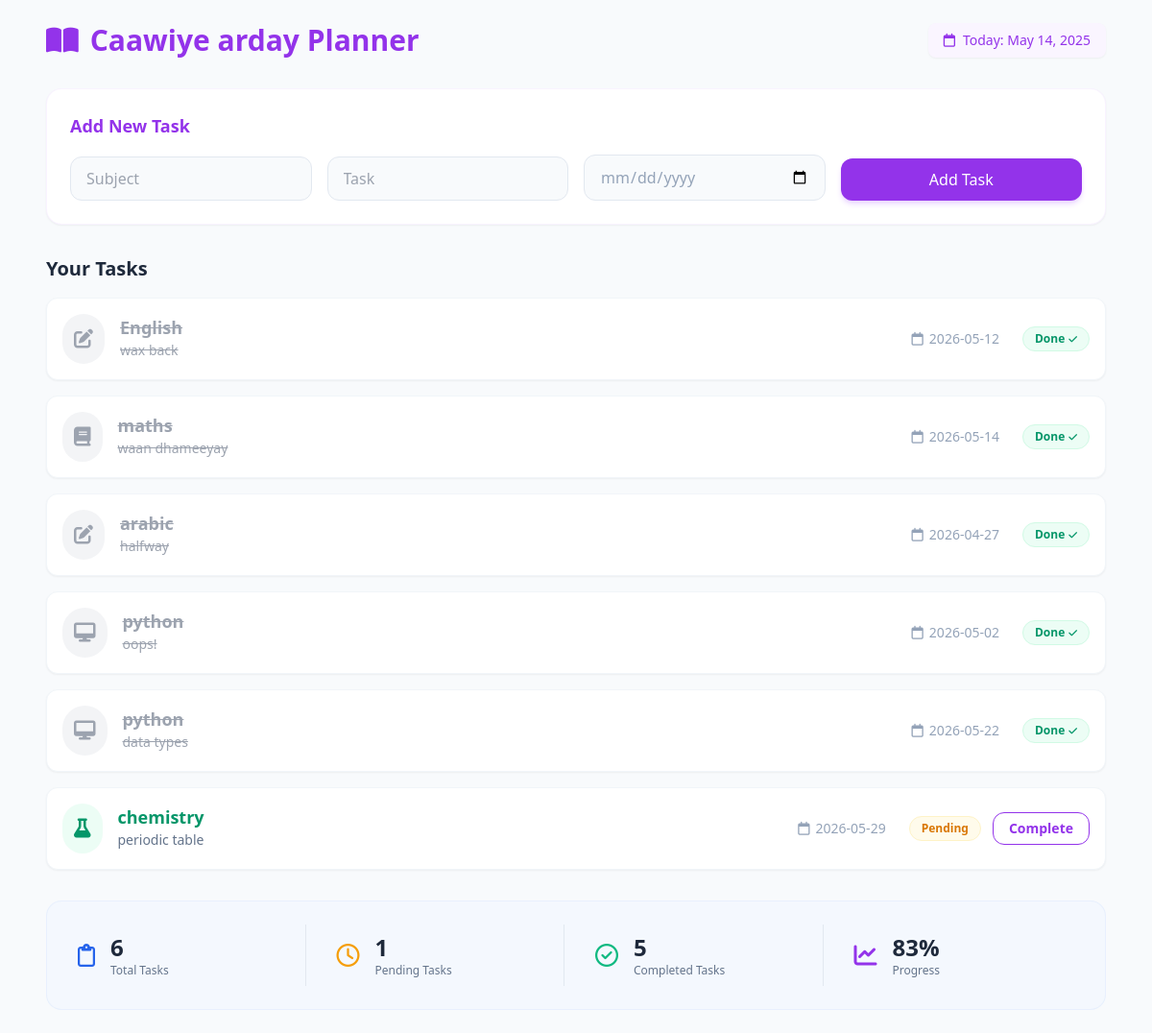
The page / on the database its author committed.
### tables this page shows
CREATE TABLE tasks (
        id INTEGER PRIMARY KEY AUTOINCREMENT,
        subject TEXT,
        task TEXT,
        deadline TEXT,
        completed INTEGER DEFAULT 0
    );

### app.py (the view)
@app.route("/")
def index():
    conn = sqlite3.connect("database.db")
    c = conn.cursor()
    c.execute("SELECT * FROM tasks")
    tasks = c.fetchall()
    c.execute("SELECT COUNT(*) FROM tasks")
    total_tasks = c.fetchone()[0]
    c.execute("SELECT COUNT(*) FROM tasks WHERE completed = 0")
    pending_tasks = c.fetchone()[0]
    c.execute("SELECT COUNT(*) FROM tasks WHERE completed = 1")
    completed_tasks = c.fetchone()[0]
    progress = 0
    if total_tasks > 0:
        progress = int((completed_tasks / total_tasks) * 100)
    conn.close()
    return render_template(
        "index.html",
        tasks=tasks,
        total=total_tasks,
        pending=pending_tasks,
        completed_tasks=completed_tasks,
        progress=progress
    )

### templates/index.html (shortened to what this page needs)
<!DOCTYPE html>
<html lang="en">
<head>
    <script src="https://cdn.tailwindcss.com"></script>
    <link rel="stylesheet" href="https://cdnjs.cloudflare.com/ajax/libs/font-awesome/6.4.0/css/all.min.css">
</head>
<body class="bg-slate-50 font-sans min-h-screen text-slate-700">
    <div class="max-w-6xl mx-auto p-6">
        <header class="flex justify-between items-center mb-8">
            <div class="flex items-center space-x-3 text-purple-600">
                <i class="fa-solid fa-book-open text-3xl"></i>
                <h1 class="text-3xl font-bold">Caawiye arday Planner</h1>
            </div>
            <div
                class="bg-purple-50 text-purple-600 px-4 py-2 rounded-lg font-medium flex items-center space-x-2 shadow-sm text-sm">
                <i class="fa-regular fa-calendar"></i>
                <span>Today: May 14, 2025</span>
            </div>
        </header>
        <section class="bg-white p-6 rounded-2xl shadow-sm border border-purple-100/50 mb-8">
            <h2 class="text-lg font-semibold text-purple-600 mb-4">Add New Task</h2>
            <form action="/add" method="POST" class="grid grid-cols-1 md:grid-cols-4 gap-4 items-end">
                <div>
                    <input type="text" name="subject" placeholder="Subject" required
                        class="w-full px-4 py-2.5 bg-slate-50 border border-slate-200 rounded-xl focus:outline-none focus:border-purple-500 transition">
                </div>
                <div>
                    <input type="text" name="task" placeholder="Task" required
                        class="w-full px-4 py-2.5 bg-slate-50 border border-slate-200 rounded-xl focus:outline-none focus:border-purple-500 transition">
                </div>
                <div>
                    <input type="date" name="deadline" required
                        class="w-full px-4 py-2.5 bg-slate-50 border border-slate-200 rounded-xl text-slate-400 focus:outline-none focus:border-purple-500 transition">
                </div>
                <button type="submit"
                    class="w-full bg-purple-600 text-white font-medium py-2.5 rounded-xl hover:bg-purple-700 shadow-md shadow-purple-200 transition">
                    Add Task
                </button>
            </form>
        </section>
        <section class="mb-8">
            <h2 class="text-xl font-bold mb-4 text-slate-800">Your Tasks</h2>
            <div class="space-y-4">
                {% for task in tasks %}
                <div
                    class="bg-white p-4 rounded-xl border border-slate-100 shadow-sm flex flex-col sm:flex-row justify-between items-start sm:items-center gap-4">
                    <div class="flex items-start space-x-4">
                        <div class="p-3 rounded-full
                            {% if task[4] == 1 %} bg-gray-100 text-gray-400
                            {% elif 'math' in task[1]|lower %} bg-purple-50 text-purple-600
                            {% elif 'chem' in task[1]|lower %} bg-emerald-50 text-emerald-600
                            {% elif 'pyth' in task[1]|lower or 'comp' in task[1]|lower %} bg-blue-50 text-blue-600
                            {% else %} bg-cyan-50 text-cyan-600 {% endif %}">
                            <i
                                class="fa-solid {% if 'math' in task[1]|lower %}fa-book{% elif 'chem' in task[1]|lower %}fa-flask{% elif 'pyth' in task[1]|lower or 'comp' in task[1]|lower %}fa-desktop{% else %}fa-pen-to-square{% endif %} text-xl"></i>
                        </div>
                        <div>
                            <h3
                                class="font-bold text-lg
                                {% if task[4] == 1 %} text-gray-400 line-through {% elif 'math' in task[1]|lower %} text-purple-600 {% elif 'chem' in task[1]|lower %} text-emerald-600 {% elif 'pyth' in task[1]|lower or 'comp' in task[1]|lower %} text-blue-600 {% else %} text-cyan-600 {% endif %}">
                                {{ task[1] }}
                            </h3>
                            <p
                                class="text-sm {% if task[4] == 1 %} text-gray-400 line-through {% else %} text-slate-500 {% endif %}">
                                {{ task[2] }}</p>
                        </div>
                    </div>
                    <div class="flex items-center space-x-6 w-full sm:w-auto justify-between sm:justify-end">
                        <span class="text-sm text-slate-400 flex items-center space-x-1.5">
                            <i class="fa-regular fa-calendar"></i>
                            <span>{{ task[3] }}</span>
                        </span>
                        <div class="flex items-center space-x-3">
                            {% if task[4] == 0 %}
                            <span
                                class="bg-amber-50 text-amber-600 px-3 py-1 rounded-full text-xs font-semibold border border-amber-100">Pending</span>
                            <a href="/complete/{{ task[0] }}"
                                class="border border-purple-600 text-purple-600 px-4 py-1.5 rounded-xl text-sm font-semibold hover:bg-purple-50 transition">Complete</a>
                            {% else %}
                            <span
                                class="bg-emerald-50 text-emerald-600 px-3 py-1 rounded-full text-xs font-semibold border border-emerald-100 flex items-center space-x-1">
                                <span>Done</span> <i class="fa-solid fa-check text-[10px]"></i>
                            </span>
                            {% endif %}
                        </div>
                    </div>
                </div>
                {% endfor %}
            </div>
        </section>
        <footer
            class="bg-blue-50/50 border border-blue-100/50 rounded-2xl p-6 grid grid-cols-2 md:grid-cols-4 gap-6 text-center md:text-left">
            <div
                class="flex flex-col md:flex-row items-center md:space-x-4 p-2 md:border-r border-slate-200 last:border-0">
                <i class="fa-regular fa-clipboard text-blue-600 text-2xl mb-2 md:mb-0"></i>
                <div>
                    <div class="text-2xl font-bold text-slate-800">{{ total }}</div>
                    <div class="text-xs text-slate-500 font-medium">Total Tasks</div>
                </div>
            </div>
            <div
                class="flex flex-col md:flex-row items-center md:space-x-4 p-2 md:border-r border-slate-200 last:border-0">
                <i class="fa-regular fa-clock text-amber-500 text-2xl mb-2 md:mb-0"></i>
                <div>
                    <div class="text-2xl font-bold text-slate-800">{{ pending }}</div>
                    <div class="text-xs text-slate-500 font-medium">Pending Tasks</div>
                </div>
            </div>
            <div
                class="flex flex-col md:flex-row items-center md:space-x-4 p-2 md:border-r border-slate-200 last:border-0">
                <i class="fa-regular fa-circle-check text-emerald-500 text-2xl mb-2 md:mb-0"></i>
                <div>
                    <div class="text-2xl font-bold text-slate-800">{{ completed_tasks }}</div>
                    <div class="text-xs text-slate-500 font-medium">Completed Tasks</div>
                </div>
            </div>
            <div class="flex flex-col md:flex-row items-center md:space-x-4 p-2">
                <i class="fa-solid fa-chart-line text-purple-600 text-2xl mb-2 md:mb-0"></i>
                <div>
                    <div class="text-2xl font-bold text-slate-800">{{ progress }}%</div>
                    <div class="text-xs text-slate-500 font-medium">Progress</div>
                </div>
            </div>
        </footer>
    </div>
</body>
</html>

### rows shown on the page
tasks: subject "English", task "wax back", deadline "2026-05-12", completed "Done"
tasks: subject "maths", task "waan dhameeyay", deadline "2026-05-14", completed "Done"
tasks: subject "arabic", task "halfway", deadline "2026-04-27", completed "Done"
tasks: subject "python", task "oops!", deadline "2026-05-02", completed "Done"
tasks: subject "python", task "data types", deadline "2026-05-22", completed "Done"
tasks: subject "chemistry", task "periodic table", deadline "2026-05-29"

### other values the page prints
{{ total }} "6"
{{ pending }} "1"
{{ completed_tasks }} "5"
{{ progress }} "83"
